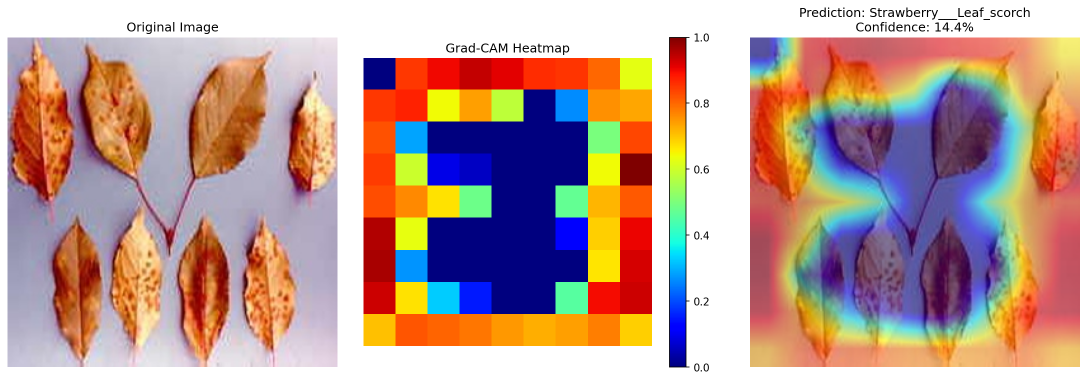
#> input picture SourceCode/reports/gradcam/apple_scab_check.png, 2174 x 761 px (shown at 1/2 size)
$ python quality_validator.py --image ../reports/gradcam/apple_scab_check.png   (older library calls are emulated)
#> lines starting #> are read from the running program, lines starting #| are printed output that depends on the picture
### SourceCode/src/logging_config.py
"""
Centralized logging configuration for PlantDiseaseDetection.

This module provides a unified logger factory that ensures consistent
logging behavior across training, inference, validation, and export pipelines.

Usage:
    from src.logging_config import get_logger

    logger = get_logger(__name__)
    logger.info("Starting training...")
    logger.warning("Batch skipped due to quality check")
    logger.error("Failed to load model", exc_info=True)

Configuration:
    - Log level: Read from config.yaml (default: INFO)
    - Format: [TIMESTAMP] [LEVEL] [MODULE] - MESSAGE
    - Handlers: Console (all levels) + File (INFO+)
    - File rotation: Automatic daily rotation
"""

import logging
import logging.handlers
import sys
from pathlib import Path
from typing import Optional

import yaml


def load_log_level_from_config() -> str:
    """Load log level from config.yaml if available."""
    try:
        config_path = Path(__file__).parent.parent / "configs" / "config.yaml"
        if config_path.exists():
            with open(config_path, "r") as f:
                config = yaml.safe_load(f) or {}
                return config.get("logging", {}).get("level", "INFO").upper()
    except Exception:
        pass
    return "INFO"


def get_logger(
    name: str,
    level: Optional[str] = None,
    log_dir: Optional[Path] = None,
) -> logging.Logger:
    """
    Get a configured logger instance.

    Args:
        name: Logger name (typically __name__)
        level: Logging level (DEBUG/INFO/WARNING/ERROR). If None, read from config.
        log_dir: Directory for log files. If None, use SourceCode/logs/

    Returns:
        logging.Logger: Configured logger instance
    """
    logger = logging.getLogger(name)

    # Skip reconfiguration if logger already has handlers
    if logger.handlers:
        return logger

    # Determine log level
    if level is None:
        level = load_log_level_from_config()
    log_level = getattr(logging, level.upper(), logging.INFO)

    logger.setLevel(log_level)
    logger.propagate = False  # Prevent duplicate logs from parent loggers

    # Create formatters
    detailed_formatter = logging.Formatter(
        fmt="[%(asctime)s] [%(levelname)s] [%(name)s] - %(message)s",
        datefmt="%Y-%m-%d %H:%M:%S",
    )
    simple_formatter = logging.Formatter(
        fmt="[%(levelname)s] %(name)s - %(message)s"
    )

    # Console handler (always INFO+)
    console_handler = logging.StreamHandler(sys.stdout)
    console_handler.setLevel(logging.INFO)
    console_handler.setFormatter(simple_formatter)
    logger.addHandler(console_handler)

    # File handler (if log_dir specified)
    if log_dir is None:
        log_dir = Path(__file__).parent.parent / "logs"

    try:
        log_dir.mkdir(parents=True, exist_ok=True)
        log_file = log_dir / "training.log"

        file_handler = logging.handlers.RotatingFileHandler(
            log_file,
            maxBytes=10 * 1024 * 1024,  # 10 MB
            backupCount=5,
        )
        file_handler.setLevel(logging.DEBUG)
        file_handler.setFormatter(detailed_formatter)
        logger.addHandler(file_handler)
    except Exception as e:
        logger.warning(f"Failed to create file handler: {e}")

    return logger


# [10 lines left out: function disable_external_logging, not called in this run]


# Module-level logger for this file
_logger = get_logger(__name__)

### SourceCode/src/quality_validator.py
#!/usr/bin/env python3
"""Photo Quality Validation for Plant Disease Detection.

Validates image quality before classification to ensure reliable predictions.
Checks for blur, brightness, and resolution issues.
"""
import cv2
import numpy as np
import argparse
import json
from typing import Tuple, Dict, Optional
from .logging_config import get_logger

logger = get_logger(__name__)


class QualityValidator:
    """Validates image quality for plant disease detection."""

    def __init__(self, config: Optional[Dict] = None):
        """Initialize validator with configuration.

        Args:
            config: Configuration dictionary with thresholds.
                   If None, uses default thresholds.
        """
        # Default thresholds
        self.config = config or {
            # Blur detection
            "blur_threshold": 100.0,  # Laplacian variance threshold

            # Brightness validation
            "min_brightness": 30.0,   # Minimum average brightness (0-255)
            "max_brightness": 220.0,  # Maximum average brightness (0-255)

            # Resolution validation
            "min_width": 224,         # Minimum image width
            "min_height": 224,        # Minimum image height
            "max_width": 4000,        # Maximum image width
            "max_height": 4000,       # Maximum image height
        }

    def validate(self, image_path: str) -> Tuple[bool, Dict]:
        """Validate image quality.

        Args:
            image_path: Path to image file

        Returns:
            Tuple of (is_valid, results_dict)
        """
        # Load image
        image = cv2.imread(image_path)
        if image is None:
            return False, {
                "valid": False,
                "error": f"Cannot load image: {image_path}",
                "guidance": "Please check if the file exists and is a valid image."
            }

        return self.validate_from_image(image)

    def validate_from_image(self, image: np.ndarray) -> Tuple[bool, Dict]:
        """Validate image quality from loaded image.

        Args:
            image: Image as numpy array (H, W, 3) in BGR format

        Returns:
            Tuple of (is_valid, results_dict)
        """
        results = {
            "valid": True,
            "checks": {},
            "guidance": [],
            "scores": {}
        }

        # Check resolution
        height, width = image.shape[:2]
        resolution_valid, resolution_info = self._check_resolution(width, height)
        results["checks"]["resolution"] = resolution_valid
        results["scores"]["resolution"] = resolution_info
        if not resolution_valid:
            results["valid"] = False
            results["guidance"].append(resolution_info["guidance"])

        # Check blur
        blur_valid, blur_info = self._check_blur(image)
        results["checks"]["blur"] = blur_valid
        results["scores"]["blur"] = blur_info
        if not blur_valid:
            results["valid"] = False
            results["guidance"].append(blur_info["guidance"])

        # Check brightness
        brightness_valid, brightness_info = self._check_brightness(image)
        results["checks"]["brightness"] = brightness_valid
        results["scores"]["brightness"] = brightness_info
        if not brightness_valid:
            results["valid"] = False
            results["guidance"].append(brightness_info["guidance"])

        return results["valid"], results

    def _check_resolution(self, width: int, height: int) -> Tuple[bool, Dict]:
        """Check image resolution."""
        info = {
            "width": width,
            "height": height,
            "guidance": ""
        }

        if width < self.config["min_width"] or height < self.config["min_height"]:
            info["guidance"] = (
                f"Image resolution too low ({width}x{height}). "
                f"Minimum required: {self.config['min_width']}x{self.config['min_height']}. "
                "Please move closer to the leaf or use a higher resolution camera."
            )
            return False, info

        if width > self.config["max_width"] or height > self.config["max_height"]:
            info["guidance"] = (
                f"Image resolution too high ({width}x{height}). "
                f"Maximum allowed: {self.config['max_width']}x{self.config['max_height']}. "
                "Image will be downscaled for processing."
            )
            # Not a failure, just a warning
            return True, info

        info["guidance"] = f"Resolution OK ({width}x{height})"
        return True, info

    def _check_blur(self, image: np.ndarray) -> Tuple[bool, Dict]:
        """Check image blur using Laplacian variance."""
        # Convert to grayscale
        gray = cv2.cvtColor(image, cv2.COLOR_BGR2GRAY)

        # Calculate Laplacian variance
        laplacian_var = cv2.Laplacian(gray, cv2.CV_64F).var()

        info = {
            "laplacian_variance": laplacian_var,
            "threshold": self.config["blur_threshold"],
            "guidance": ""
        }

        if laplacian_var < self.config["blur_threshold"]:
            info["guidance"] = (
                f"Image is too blurry (sharpness score: {laplacian_var:.1f}, "
                f"threshold: {self.config['blur_threshold']}). "
                "Please hold the camera steady and ensure the leaf is in focus."
            )
            return False, info

        info["guidance"] = f"Sharpness OK (score: {laplacian_var:.1f})"
        return True, info

    def _check_brightness(self, image: np.ndarray) -> Tuple[bool, Dict]:
        """Check image brightness."""
        # Convert to grayscale and calculate mean brightness
        gray = cv2.cvtColor(image, cv2.COLOR_BGR2GRAY)
        mean_brightness = np.mean(gray)

        info = {
            "mean_brightness": mean_brightness,
            "min_threshold": self.config["min_brightness"],
            "max_threshold": self.config["max_brightness"],
            "guidance": ""
        }

        if mean_brightness < self.config["min_brightness"]:
            info["guidance"] = (
                f"Image is too dark (brightness: {mean_brightness:.1f}, "
                f"minimum: {self.config['min_brightness']}). "
                "Please move to a brighter location or use flash."
            )
            return False, info

        if mean_brightness > self.config["max_brightness"]:
            info["guidance"] = (
                f"Image is too bright (brightness: {mean_brightness:.1f}, "
                f"maximum: {self.config['max_brightness']}). "
                "Please avoid direct sunlight or move to shade."
            )
            return False, info

        info["guidance"] = f"Brightness OK (score: {mean_brightness:.1f})"
        return True, info

    def get_user_guidance(self, results: Dict) -> str:
        """Get user-friendly guidance message from validation results.

        Args:
            results: Results dictionary from validate()

        Returns:
            User-friendly guidance string
        """
        if results["valid"]:
            return "✅ Image quality is good. Ready for classification."

        guidance_parts = ["❌ Image quality issues detected:"]
        for guidance in results["guidance"]:
            guidance_parts.append(f"  • {guidance}")

        return "\n".join(guidance_parts)


def validate_image(image_path: str, config: Optional[Dict] = None) -> Tuple[bool, str]:
    """Convenience function to validate an image.

    Args:
        image_path: Path to image file
        config: Optional configuration dictionary

    Returns:
        Tuple of (is_valid, guidance_message)
    """
    validator = QualityValidator(config)
    is_valid, results = validator.validate(image_path)
    guidance = validator.get_user_guidance(results)
    return is_valid, guidance


def main():
    parser = argparse.ArgumentParser(description='Photo Quality Validator for Plant Disease Detection')
    parser.add_argument('--image', required=True, help='Path to input image')
    parser.add_argument('--config', default=None, help='Path to config JSON file')
    parser.add_argument('--verbose', action='store_true', help='Show detailed results')
    args = parser.parse_args()

    # Load config if provided
    config = None
    if args.config:
        with open(args.config, 'r') as f:
            config = json.load(f)

    # Validate
    validator = QualityValidator(config)
    is_valid, results = validator.validate(args.image)
#> in validate, image is the input picture: shape (761, 2174, 3); mean B, G, R 146.9, 155.1, 186.8
#> in _check_blur, `gray = cv2.cvtColor(image, cv2.COLOR_BGR2GRAY)`:
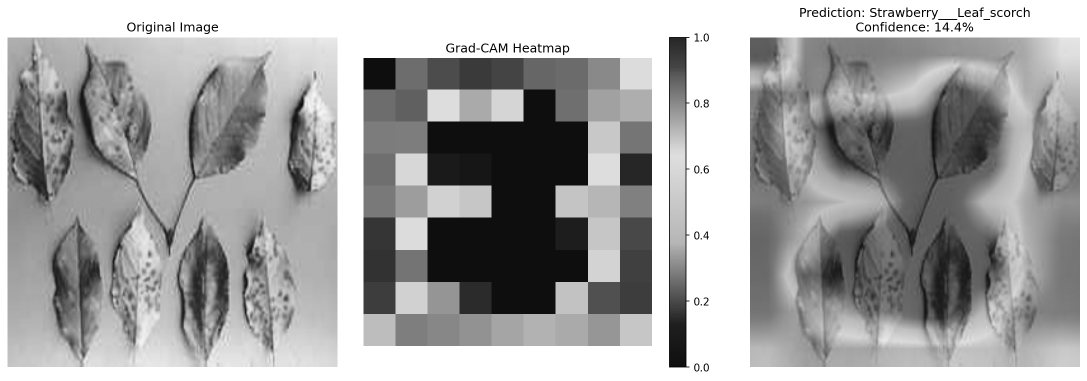
#> gray: shape (761, 2174) (shown at 1/2 size); min 0, max 255, mean 163.6
#> in _check_blur, `laplacian_var = cv2.Laplacian(gray, cv2.CV_64F).var()`: laplacian_var = 719.2
#> in _check_blur, `info = { "laplacian_variance": laplacian_var, "threshold": self.config..`: info = {'laplacian_variance': 719.2, 'threshold': 100, 'guidance': ''}
#> in validate_from_image, `blur_valid, blur_info = self._check_blur(image)`: blur_valid = True; blur_info = {'laplacian_variance': 719.2, 'threshold': 100, 'guidance': 'Sharpness OK (score: 719.2)'}
#> in _check_brightness, `mean_brightness = np.mean(gray)`: mean_brightness = 163.6
#> in _check_brightness, `info = { "mean_brightness": mean_brightness, "min_threshold": self.con..`: info = {'mean_brightness': 163.6, 'min_threshold': 30, 'max_threshold': 220, 'guidance': ''}
#> in validate_from_image, `brightness_valid, brightness_info = self._check_brightness(image)`: brightness_valid = True; brightness_info = {'mean_brightness': 163.6, 'min_threshold': 30, 'max_threshold': 220, 'guidance': 'Brightness OK (score: 163.6)'}
#> is_valid = True; results = 4 items

    # Log results (console user-friendly + structured log)
    logger.info(f"Image: {args.image}")
    if is_valid:
        logger.info("Valid: ✅ YES")
    else:
        logger.warning("Valid: ❌ NO")

    if args.verbose:
        logger.debug("Detailed Results:\n" + json.dumps(results, indent=2))

    logger.info("Guidance: %s", validator.get_user_guidance(results))
#| [INFO] __main__ - Guidance: ✅ Image quality is good. Ready for classification.

    # Exit with appropriate code
    exit(0 if is_valid else 1)
#> (the program exits here)
